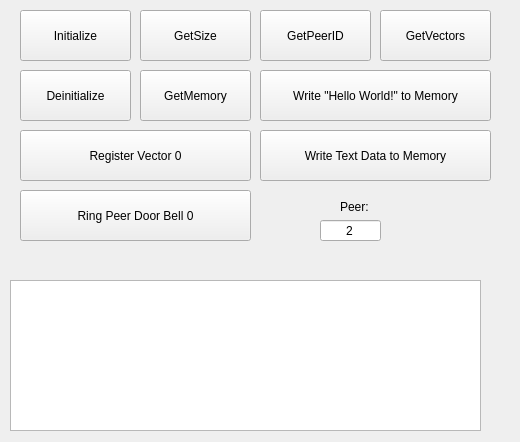
<?xml version="1.0" encoding="UTF-8"?>
<ui version="4.0">
 <class>MainWindow</class>
 <widget class="QMainWindow" name="MainWindow">
  <property name="geometry">
   <rect>
    <x>0</x>
    <y>0</y>
    <width>520</width>
    <height>442</height>
   </rect>
  </property>
  <property name="windowTitle">
   <string>ivshmem-example</string>
  </property>
  <widget class="QWidget" name="centralWidget">
   <widget class="QPushButton" name="cmdInit">
    <property name="geometry">
     <rect>
      <x>20</x>
      <y>10</y>
      <width>111</width>
      <height>51</height>
     </rect>
    </property>
    <property name="text">
     <string>Initialize</string>
    </property>
   </widget>
   <widget class="QPushButton" name="cmdGetSize">
    <property name="geometry">
     <rect>
      <x>140</x>
      <y>10</y>
      <width>111</width>
      <height>51</height>
     </rect>
    </property>
    <property name="text">
     <string>GetSize</string>
    </property>
   </widget>
   <widget class="QPushButton" name="cmdGetPeerID">
    <property name="geometry">
     <rect>
      <x>260</x>
      <y>10</y>
      <width>111</width>
      <height>51</height>
     </rect>
    </property>
    <property name="text">
     <string>GetPeerID</string>
    </property>
   </widget>
   <widget class="QPushButton" name="cmdDeinit">
    <property name="geometry">
     <rect>
      <x>20</x>
      <y>70</y>
      <width>111</width>
      <height>51</height>
     </rect>
    </property>
    <property name="text">
     <string>Deinitialize</string>
    </property>
   </widget>
   <widget class="QPushButton" name="cmdGetVectors">
    <property name="geometry">
     <rect>
      <x>380</x>
      <y>10</y>
      <width>111</width>
      <height>51</height>
     </rect>
    </property>
    <property name="text">
     <string>GetVectors</string>
    </property>
   </widget>
   <widget class="QPushButton" name="cmdGetMemory">
    <property name="geometry">
     <rect>
      <x>140</x>
      <y>70</y>
      <width>111</width>
      <height>51</height>
     </rect>
    </property>
    <property name="text">
     <string>GetMemory</string>
    </property>
   </widget>
   <widget class="QPushButton" name="cmdWriteMemory">
    <property name="geometry">
     <rect>
      <x>260</x>
      <y>70</y>
      <width>231</width>
      <height>51</height>
     </rect>
    </property>
    <property name="text">
     <string>Write &quot;Hello World!&quot; to Memory</string>
    </property>
   </widget>
   <widget class="QPlainTextEdit" name="plainTextEdit">
    <property name="geometry">
     <rect>
      <x>10</x>
      <y>280</y>
      <width>471</width>
      <height>151</height>
     </rect>
    </property>
   </widget>
   <widget class="QPushButton" name="cmdWriteMemoryEdit">
    <property name="geometry">
     <rect>
      <x>260</x>
      <y>130</y>
      <width>231</width>
      <height>51</height>
     </rect>
    </property>
    <property name="text">
     <string>Write Text Data to Memory</string>
    </property>
   </widget>
   <widget class="QPushButton" name="cmdRegisterVector0">
    <property name="geometry">
     <rect>
      <x>20</x>
      <y>130</y>
      <width>231</width>
      <height>51</height>
     </rect>
    </property>
    <property name="text">
     <string>Register Vector 0</string>
    </property>
   </widget>
   <widget class="QPushButton" name="cmdRing">
    <property name="geometry">
     <rect>
      <x>20</x>
      <y>190</y>
      <width>231</width>
      <height>51</height>
     </rect>
    </property>
    <property name="text">
     <string>Ring Peer Door Bell 0</string>
    </property>
   </widget>
   <widget class="QLineEdit" name="linePeer">
    <property name="geometry">
     <rect>
      <x>320</x>
      <y>220</y>
      <width>61</width>
      <height>21</height>
     </rect>
    </property>
    <property name="text">
     <string>2</string>
    </property>
    <property name="alignment">
     <set>Qt::AlignCenter</set>
    </property>
   </widget>
   <widget class="QLabel" name="label">
    <property name="geometry">
     <rect>
      <x>340</x>
      <y>200</y>
      <width>47</width>
      <height>13</height>
     </rect>
    </property>
    <property name="text">
     <string>Peer:</string>
    </property>
   </widget>
  </widget>
 </widget>
 <layoutdefault spacing="6" margin="11"/>
 <resources/>
 <connections/>
</ui>
